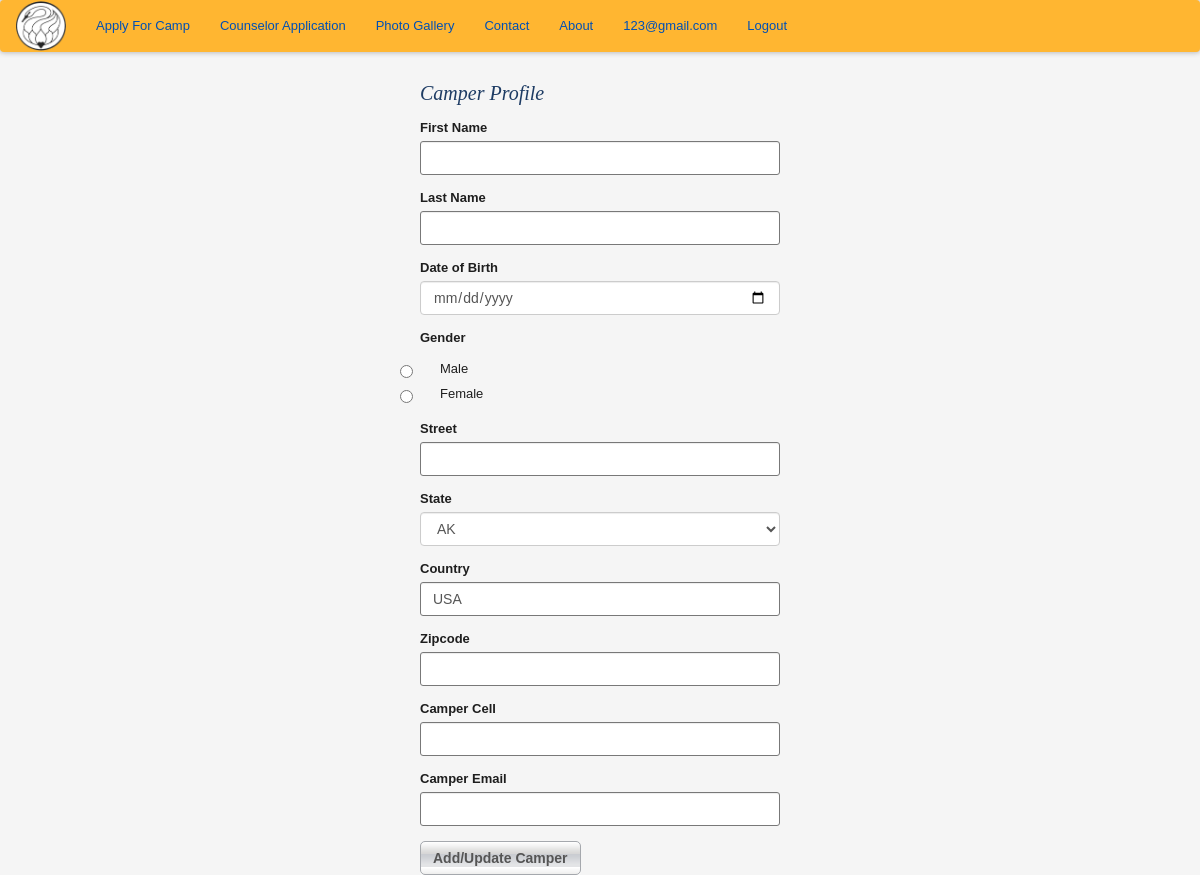
/edit_camper_profile/4 (signed in), run on an earlier commit of the app's database.
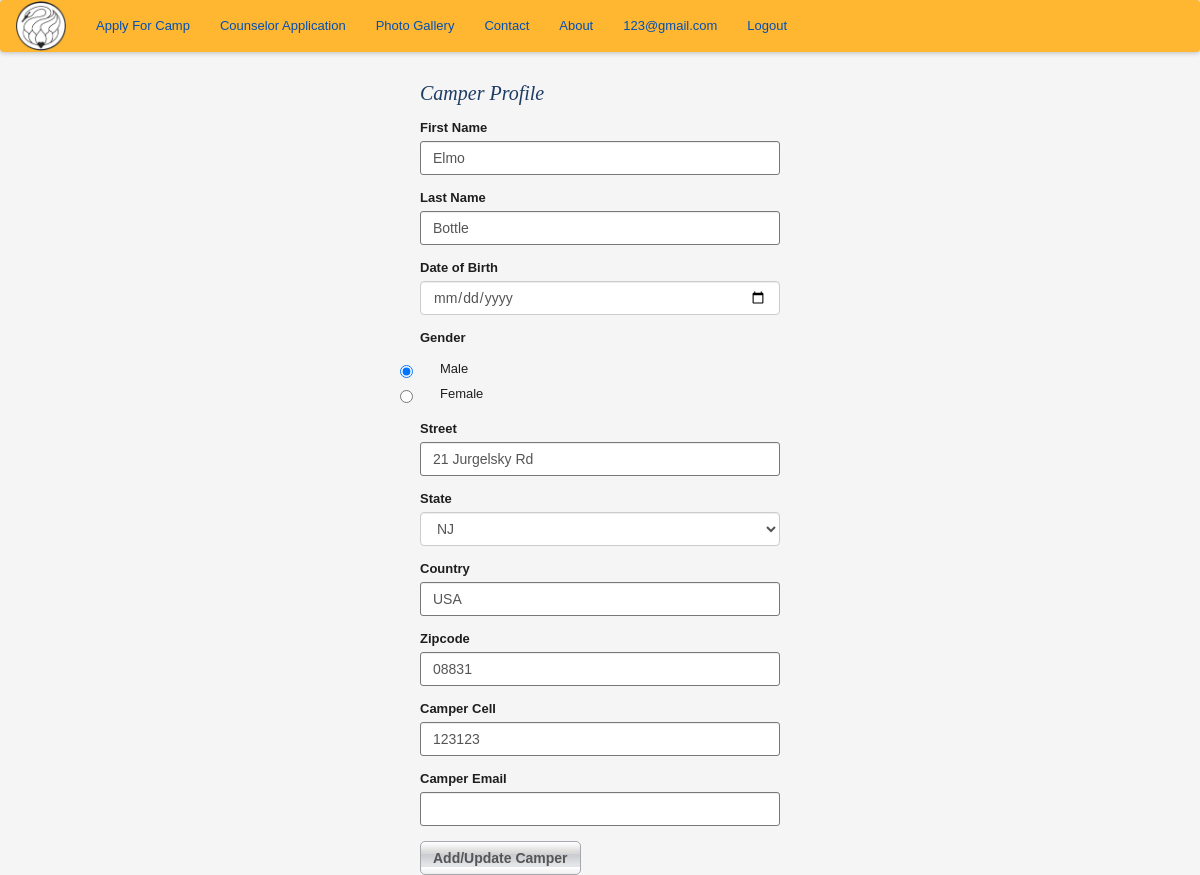
And on a later commit of the database.
### app/models.py (models this page shows, shortened)
class Camper(db.Model):
    __tablename__ = 'camper'
    id = db.Column(db.Integer, primary_key = True)
    fn = db.Column(db.String(64), index=True)
    ln = db.Column(db.String(64), index=True)
    dob = db.Column(db.Date)
    gender = db.Column(db.String(5))
    street = db.Column(db.String(200))
    state = db.Column(db.String(2))
    country = db.Column(db.String(64))
    zipcode = db.Column(db.String(8))
    campercell = db.Column(db.String(64))
    camperemail = db.Column(db.String(64))
    parents_id = db.Column(db.Integer, db.ForeignKey('parents.id'))
    regs = db.relationship('Camper_Registration', backref='camper', lazy='dynamic')

### app/controller.py (the view, shortened to what this page needs)
@app.route('/edit_camper_profile/<int:camper_id>', methods=['GET','POST'])
@login_required
def edit_camper(camper_id):
    camper = Camper.query.get(camper_id)
    form = UpdateCamperProfileForm(obj=camper)
    errors = None
    return render_template('camper_profile.html', form=form, errors=errors)

### app/forms.py
class UpdateCamperProfileForm(FlaskForm):
    fn = StringField('First Name', validators=[Required()])
    ln = StringField('Last Name', validators=[Required()])
    dob = DateField('Date of Birth', format=FDATE, validators=[Required()])
    gender = RadioField('Gender', choices=[('M', 'Male'),('F', 'Female')], validators=[Required()])
    street = StringField('Street', validators=[Required()])
    state = SelectField('State', choices = STATES, validators=[Required()])
    country = StringField('Country', default = "USA", validators=[Required()])
    zipcode = StringField('Zipcode', validators=[Required()])
    campercell = StringField('Camper Cell', validators=[Optional()])
    camperemail = StringField('Camper Email', validators=[Optional(),Email()])
    submit = SubmitField('Add/Update Camper')

### app/models.py (called while the page is built)
@login_manager.user_loader
def load_user(user_id):
    return User.query.filter_by(email=user_id).first()

### app/templates/camper_profile.html (shortened to what this page needs)
{% extends "base_templates/base.html" %}
{% import "bootstrap/wtf.html" as wtf %}
\{% block content %}
    <div class= "container">
        <div class="row">
            <div class= "col-md-offset-4 col-md-4">
                <h1> Camper Profile </h1>
                    {{ wtf.quick_form(form) }}
            </div>
        </div>
    </div>
{% endblock %}

What changed in the data, as far as the page shows it:
added Camper: fn "Elmo", ln "Bottle", gender "☑ Male ☐ Female", street "21 Jurgelsky Rd", state "NJ", country "USA", zipcode "08831", campercell "123123"
Also different on the page:
form field gender: "☐ Male ☐ Female" → (not shown)
form field state: "AK" → (not shown)
form field country: "USA" → (not shown)
